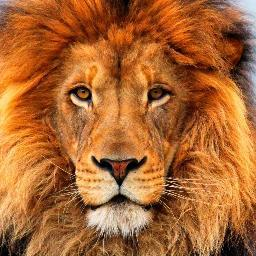
#> input picture lion.jpg, 256 x 256 px
$ python main.py
#> lines starting #> are read from the running program, lines starting #| are printed output that depends on the picture; after the words box and inside, x2 and y2 are one past the last pixel; in counts of white or black regions, pixels touching at a corner belong together
### lab1/my_opencv_funcs.py
import numpy as np


def linear(img_arr, c, max_value):
    res_img = img_arr.copy()
    for x, row in enumerate(res_img):
        for y, p in enumerate(row):
            new_pix = p * c
            res_img[x, y] = new_pix if new_pix <= max_value else max_value
    return res_img


def negative(img_arr):
    res_img = img_arr.copy()
    for x, row in enumerate(res_img):
        for y, p in enumerate(row):
            res_img[x, y] = 255.0 - p
    return res_img


def logimage(img_arr, c):
    res_img = img_arr.copy()
    for x, row in enumerate(res_img):
        for y, p in enumerate(row):
            res_img[x, y] = c * np.log(1 + p)
    return res_img


def powimage(img_arr, c, yi):
    """
    :param img_arr: image numpy array
    :param c: const
    :param yi: power
    """
    res_img = img_arr.copy()
    for x, row in enumerate(res_img):
        for y, p in enumerate(row):
            new_p = c * pow(p, yi)
            res_img[x, y] = new_p if new_p < 255 else 255
    return res_img


def partlinear(img_arr, c, b):
    res_img = img_arr.copy()
    max_val = 255.0
    for x, row in enumerate(res_img):
        for y, p in enumerate(row):
            new_pix = c * p + b
            res_img[x, y] = new_pix if new_pix <= max_val else max_val
    return res_img


def threshold(img_arr):
    res_img = img_arr.copy()
    d = 255.0 / 2.0
    for x, row in enumerate(res_img):
        for y, p in enumerate(row):
            res_img[x, y] = 255 if p < d else 0
    return res_img


def brightness(img_arr, d_min, d_max):
    gmax, gmin = 255.0, 0.0
    res_img = img_arr.copy()
    for x, row in enumerate(res_img):
        for y, p in enumerate(row):
            res_img[x, y] = gmax if d_min <= p < d_max else gmin
    return res_img


def contrast_zoom(img_arr):
    gmax, gmin = 255.0, 0.0
    f_min, f_max = 100.0, 200.0
    res_img = img_arr.copy()
    for x, row in enumerate(res_img):
        for y, p in enumerate(row):
            a = (gmax - gmin) / (f_max - f_min)
            b = ((gmin * f_max) - (gmax * f_min)) / (f_max - f_min)
            s = a * p + b
            res_img[x, y] = s if s <= gmax else gmax
    return res_img


def pilaobraznoe(img_arr, zones=2):
    f_min, f_max = [], []
    g_min, g_max = 0.0, 255.0
    summ = 0.0
    step = g_max / zones

    while summ < g_max:
        f_min.append(summ)
        summ += step
        f_max.append(summ)

    res_img = img_arr.copy()
    for x, row in enumerate(res_img):
        for y, p in enumerate(row):
            for i in range(zones):
                a = (g_max - g_min) / (f_max[i] - f_min[i])
                b = ((g_min * f_max[i]) - (g_max * f_min[i])) / (f_max[i] - f_min[i])
                s = a * p + b
                res_img[x, y] = s if s <= g_max else g_max
    return res_img

### lab1/main.py
# coding=utf-8
import cv2 as cv

from my_opencv_funcs import (
    linear, negative, logimage, threshold, brightness, contrast_zoom, partlinear, pilaobraznoe, powimage)

image = cv.imread("../lion.jpg")
#> image is the input picture: shape (256, 256, 3); mean B, G, R 50.9, 102.4, 170
gray_image = cv.cvtColor(image, cv.COLOR_BGR2GRAY)
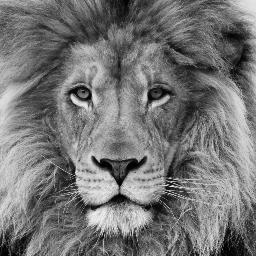
#> gray_image: shape (256, 256); min 0, max 247, mean 116.8

# линейного контрастирования полутонового изображения.
linear_img = linear(gray_image, 3.5, 255.0)
# преобразования полутонового изображения в негатив.
negative_img = negative(gray_image)
# логарифмического преобразования полутонового изображения.
logimage_img = logimage(gray_image, 40.0)
#> after the loop in logimage, `for x, row in enumerate(res_img):`:
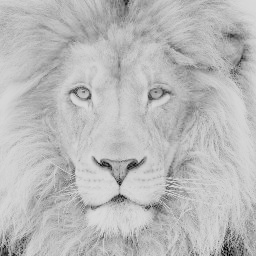
#> res_img: shape (256, 256); min 0, max 220, mean 185.4
# степенного преобразования полутонового преобразования.
powimage_img = powimage(gray_image, 1.4, 1.1)
# кусочно-линейного преобразования изображения полутонового изображения.
partlinear_img = partlinear(gray_image, 2.0, 20.0)
#> after the loop in partlinear, `for x, row in enumerate(res_img):`:
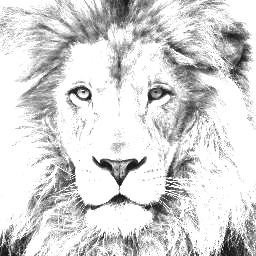
#> res_img: shape (256, 256); min 20, max 255, mean 214.1
# пороговой обработки полутонового изображения.
threshold_img = threshold(gray_image)
#> after the loop in threshold, `for x, row in enumerate(res_img):`:
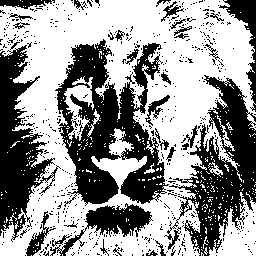
#> res_img: shape (256, 256); 58.5% white; 614 black regions (581 under 20 px), largest, box (x1, y1, x2, y2) and area: (55, 39, 169, 207) 9221, (164, 75, 256, 256) 6769, (0, 45, 61, 242) 5086
# преобразования яркостного среза полутонового изображения.
brightness_img = brightness(gray_image, 20.0, 100.0)
#> after the loop in brightness, `for x, row in enumerate(res_img):`:
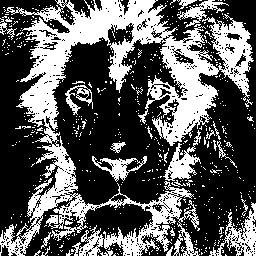
#> res_img: shape (256, 256); 36% white; 584 white regions (558 under 20 px), largest, box (x1, y1, x2, y2) and area: (0, 0, 254, 256) 18833, (209, 202, 256, 256) 849, (163, 130, 201, 181) 681
# контрастного масштабирования полутонового изображения.
contrast_zoom_img = contrast_zoom(gray_image)
#> after the loop in contrast_zoom, `for x, row in enumerate(res_img):`:
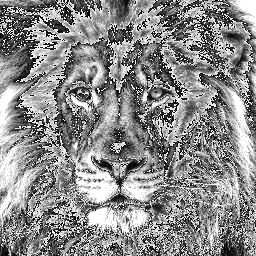
#> res_img: shape (256, 256); min 0, max 255, mean 138.8
# пилообразного контрастного масштабирования полутонового изображения
pilaobraznoe_img = pilaobraznoe(gray_image, 2)
#> after the loop in pilaobraznoe, `for x, row in enumerate(res_img):`:
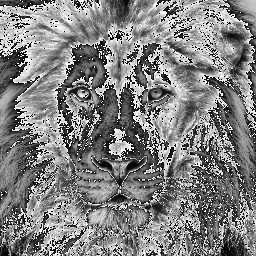
#> res_img: shape (256, 256); min 1, max 255, mean 128.3

cv.imshow("Original", image)
cv.imshow("gray_image", gray_image)
cv.imshow("Linear", linear_img)
cv.imshow("Negative", negative_img)
cv.imshow("Log", powimage_img)
cv.imshow("Pow", logimage_img)
cv.imshow("Threshold", threshold_img)
cv.imshow("Partlinear", partlinear_img)
cv.imshow("Brightness", brightness_img)
cv.imshow("Contrast zoom", contrast_zoom_img)
cv.imshow("Contrast saw", pilaobraznoe_img)

cv.waitKey(0)
cv.destroyAllWindows()

$ run again, with clouds.jpg copied over lion.jpg
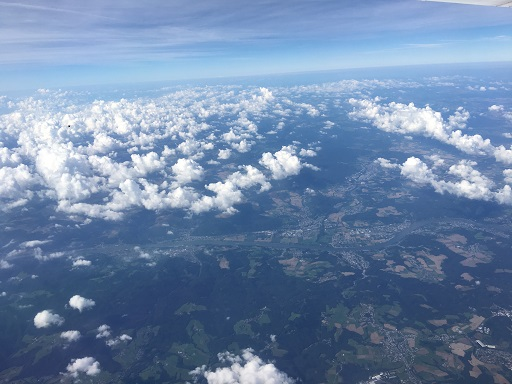
#> input picture clouds.jpg, 512 x 384 px
#> image is the input picture: shape (384, 512, 3); mean B, G, R 167.8, 134.4, 110.1
#> after the loop in threshold, `for x, row in enumerate(res_img):`:
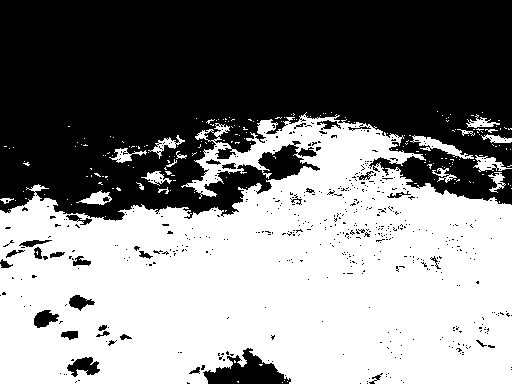
#> res_img: shape (384, 512); 51.6% white; 548 black regions (517 under 20 px), largest, box (x1, y1, x2, y2) and area: (0, 0, 512, 221) 89713, (203, 348, 291, 384) 1613, (67, 357, 100, 377) 376
#> after the loop in pilaobraznoe, `for x, row in enumerate(res_img):`:
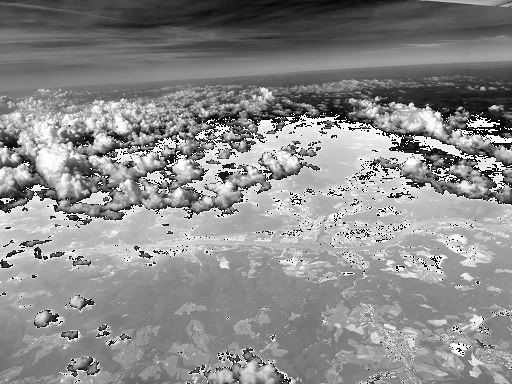
#> res_img: shape (384, 512); min 1, max 255, mean 139

$ run again, with image.png saved as lion.jpg
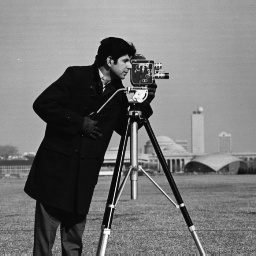
#> input picture image.png, 256 x 256 px
#> image is the input picture: shape (256, 256, 3); min 4, max 254, mean 118.7
#> after the loop in threshold, `for x, row in enumerate(res_img):`:
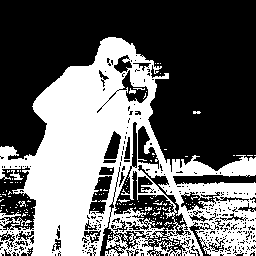
#> res_img: shape (256, 256); 40.4% white; 143 white regions (136 under 20 px), largest, box (x1, y1, x2, y2) and area: (0, 37, 256, 256) 25938, (10, 170, 23, 180) 55, (129, 88, 136, 94) 24
#> after the loop in pilaobraznoe, `for x, row in enumerate(res_img):`:
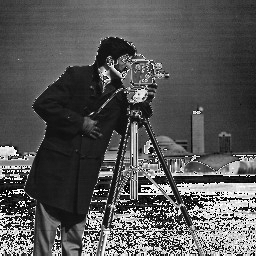
#> res_img: shape (256, 256); min 1, max 255, mean 85.9

$ run again, with images.jpeg copied over lion.jpg
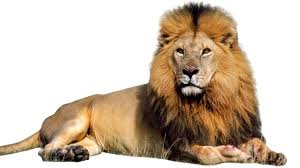
#> input picture images.jpeg, 300 x 168 px
#> image is the input picture: shape (168, 300, 3); mean B, G, R 173.5, 190.6, 206.8
#> after the loop in pilaobraznoe, `for x, row in enumerate(res_img):`:
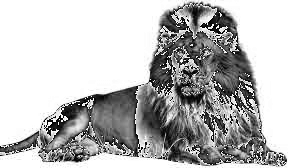
#> res_img: shape (168, 300); min 1, max 255, mean 188.6
